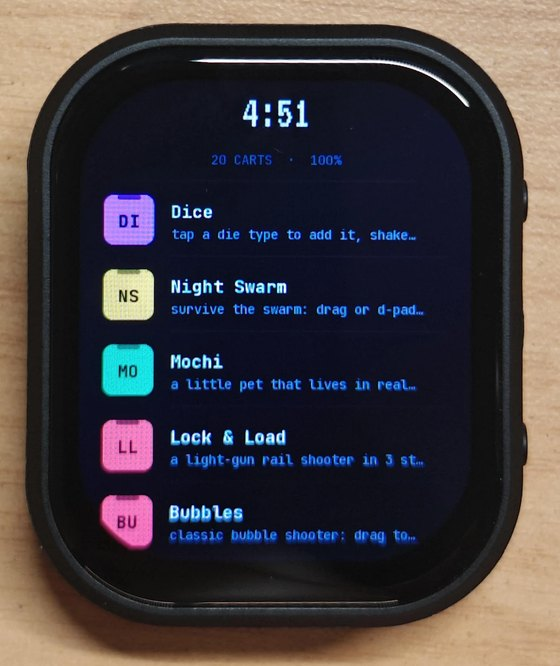
#> input picture docs/images/board.jpg, 560 x 666 px
$ python -i pack_images.py   (imports and definitions only)
#> lines starting #> are read from the running program, lines starting #| are printed output that depends on the picture
#!/usr/bin/env python3
"""Packs a cart's images for the full-color layer (docs/api.md, "hd").

    python tools/pack_images.py path/to/CART.lua [OUT.hdb]

A cart's images live in images/CART/ beside the cart (PNG, JPEG or SVG; subfolders allowed). Each becomes
the board's own format, so the board never decodes PNG or JPEG and a preview draws the bytes the
board gets: RGB565 (with an alpha channel when the image has transparency), run-length
compressed; photos are ordered-dithered to hide RGB565's banding. All of a cart's images go in
one bundle. Its name for an image is the path under the folder without the extension:
images/pet/hat/crown.png is "hat/crown". push.py sends the bundle with the cart; check.py and
cartrun use it for previews. Prints one JSON line (or, imported, pack()).

Formats (engine/hd.cpp reads them):
  image  "HDI1", u16 w, u16 h, u8 flags (1: alpha), 3 reserved; then the pixels row by row as
         tokens: a byte t, t & 0x80 -> one pixel repeated (t & 0x7F) + 1 times, else t + 1
         pixels as they are. A pixel is u16 RGB565 (little-endian), then u8 alpha if flags & 1.
  bundle "HDB1", u32 count; per image u8 name length, the name, u32 offset (from the bundle's
         start), u32 length; then the images.
"""
from __future__ import annotations

import io
import json
import re
import struct
import subprocess
import sys
import zlib
from pathlib import Path

from PIL import Image

HERE = Path(__file__).resolve().parent
MAX_SIDE = 384           # the square canvas
MAX_W, MAX_H = 410, 502  # the whole glass (a "-- canvas: full" cart's)
MAX_BUNDLE = 512 * 1024  # a cart's images, packed
MAX_NAME = 47
NAME_RE = re.compile(r"^[A-Za-z0-9_./-]+$")
EXTS = {".png", ".jpg", ".jpeg", ".svg"}
BAYER4 = [[0, 8, 2, 10], [12, 4, 14, 6], [3, 11, 1, 9], [15, 7, 13, 5]]


class PackError(ValueError):
    pass


# [39 lines left out: functions load, to565, fit, not called in this run]


def encode(img: Image.Image) -> bytes:
    """One image in the board's format."""
    w, h = img.size
    if w > MAX_W or h > MAX_H:
        raise PackError(f"{w}x{h} is bigger than the glass ({MAX_W}x{MAX_H}); make it smaller first")
    alpha = img.getchannel("A").getextrema()[0] < 255
    # Photos (many colors) dithered; flat art (logos, icons, pixel art) as it is.
    dither = len(img.convert("RGB").getcolors(4096) or ()) == 0
    cols, alphas = to565(img, dither)
    pix = [(c, a) for c, a in zip(cols, alphas)] if alpha else [(c, 255) for c in cols]

    def one(p):
        return struct.pack("<HB", *p) if alpha else struct.pack("<H", p[0])

    out = bytearray(b"HDI1" + struct.pack("<HHB3x", w, h, 1 if alpha else 0))
    i, n = 0, len(pix)
    while i < n:
        j = i + 1
        while j < n and j - i < 128 and pix[j] == pix[i]:
            j += 1
        if j - i >= 2:  # a run
            out.append(0x80 | (j - i - 1))
            out += one(pix[i])
            i = j
            continue
        j = i + 1  # literals, until a run of 2 starts
        while j < n and j - i < 128 and not (j + 1 < n and pix[j] == pix[j + 1]):
            j += 1
        out.append(j - i - 1)
        for p in pix[i:j]:
            out += one(p)
        i = j
    return bytes(out)


# [62 lines left out: functions pack, read_bundle, main, not called in this run]


# [2 lines not run here, left out]

>>> import cv2
>>> picture = cv2.imread('../docs/images/board.jpg', cv2.IMREAD_GRAYSCALE)
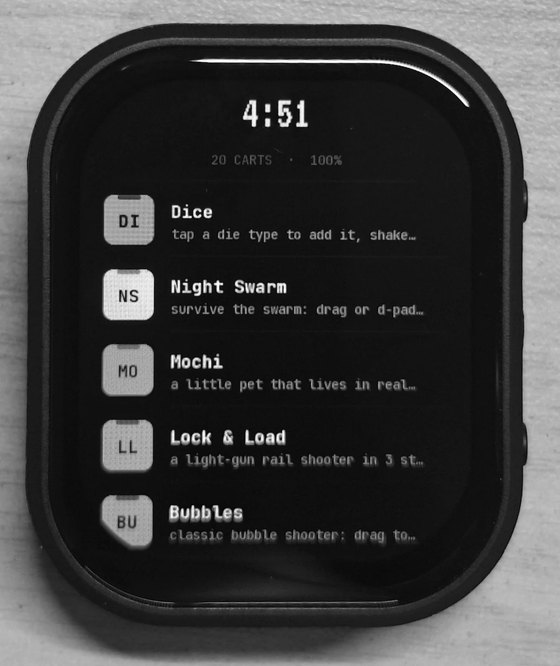
#> picture: shape (666, 560); min 0, max 255, mean 61.5
#> (the run stopped early here; a loop or call above may not have finished)
